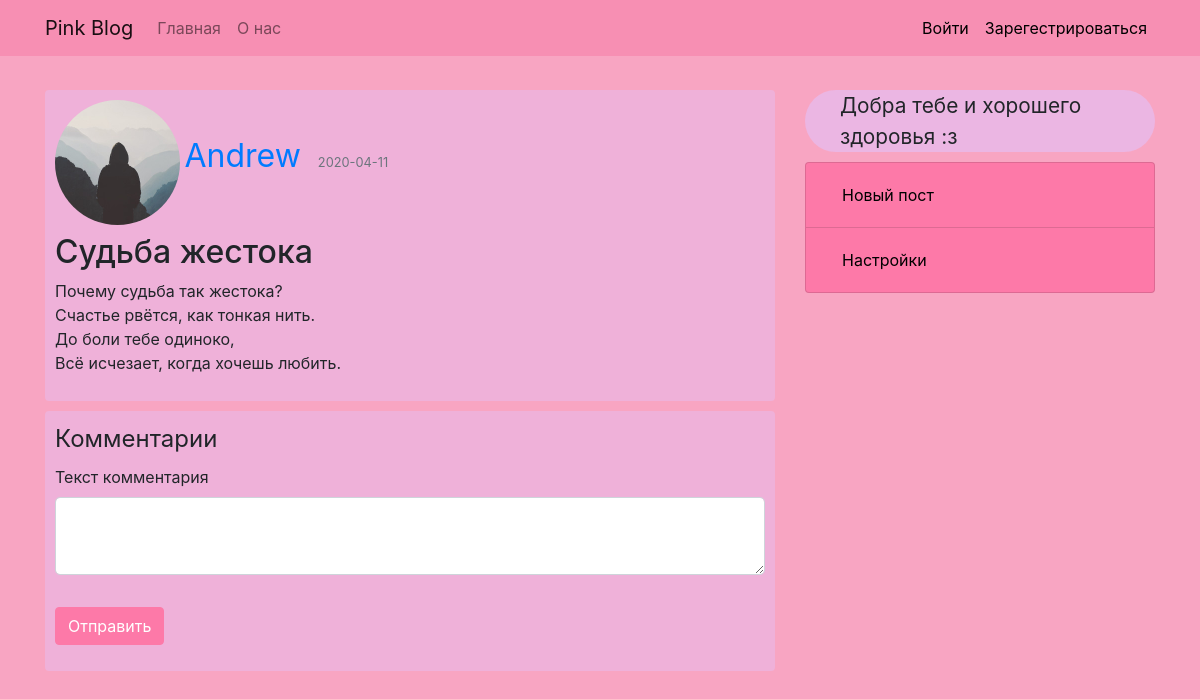
Screenshot of /post/2 with the database file from the repository.
### pinkblog/models.py (models this page shows, shortened)
class User(db.Model, UserMixin):
    id = db.Column(db.Integer, primary_key=True)
    username = db.Column(db.String(20), unique=True, nullable=False)
    email = db.Column(db.String(20), unique=True, nullable=False)
    user_image = db.Column(db.String(20), unique=False, nullable=False, default='default.jpg')
    password = db.Column(db.String(20), unique=False, nullable=False)
    posts = db.relationship('Post', backref='author', lazy=True)
    comments = db.relationship('Comment', backref='author', lazy=True)

class Post(db.Model):
    id = db.Column(db.Integer, primary_key=True)
    title = db.Column(db.String(100), nullable=False)
    date_posted = db.Column(db.DateTime, nullable=False, default=datetime.utcnow())
    content = db.Column(db.Text, nullable=False)
    user_id = db.Column(db.Integer, db.ForeignKey('user.id'), nullable=False)
    comments = db.relationship('Comment', backref='post', lazy=True)

### pinkblog/routes.py (the view)
@app.route("/post/<int:post_id>", methods=['GET', 'POST'])
def post(post_id):
    form = PostCommentForm()
    post = Post.query.get_or_404(post_id)
    if form.validate_on_submit():
        comment = Comment(content=form.content.data, author=current_user, post=post)
        db.session.add(comment)
        db.session.commit()
        return redirect(url_for('post', post_id=post.id))
    return render_template('post.html', form=form, post=post, title=post.title)

### pinkblog/forms.py
class PostCommentForm(FlaskForm):
    content = TextAreaField('Текст комментария', validators=[DataRequired()])
    submit = SubmitField('Отправить')

### pinkblog/templates/post.html (shortened to what this page needs)
{% extends "layout.html" %}
{% block content %}
    <article class="media-content-section">
        <div class="opend-post rounded">
            <div class="media-body mb-2">
                <img class="rounded-circle post-img"
                    src="{{ url_for('static', filename='profile_pics/'+post.author.user_image) }}" />
                <a class="mr-2 post-author" href="{{ url_for('account_info', username=post.author.username) }}">
                    {{ post.author.username }}
                </a>
                <small class="text-muted">{{ post.date_posted.strftime('%Y-%m-%d') }}</small>
            </div>
            <h2>{{ post.title }}</h2>
            <p class="post-content">{{ post.content }}</p>
        </div>
    </article>
    <div class="content-section rounded">
        <form method="POST">
            <fieldset class="form-group">
                <legend>Комментарии</legend>
                <div class="form-group">
                    {{ form.content.label(class="form-control-label") }}
                    {% if form.content.errors %}
                        {{ form.content(class="form-control form-control-lg is-invalid") }}
                        <div class="invalid-feedback">
                            {% for error in form.content.errors %}
                                <span>{{ error }}</span>
                            {% endfor %}
                        </div>
                    {% else %}
                        {{ form.content(class="form-control form-control-lg") }}
                    {% endif %}
                </div>
            </fieldset>
            <div class="form-group">
                {{ form.submit(class="btn btn-info") }}
            </div>
        </form>
    </div>
{% endblock %}

### pinkblog/static/style.css (style rules this page uses)
body { background: #f8a5c2; margin-top: 5rem; }
.content-section { background-color: rgba(235, 184, 230, 0.658); padding: 10px; }
.btn-info { background-color: rgba(253, 121, 168, 1); border-color: rgb(253, 121, 168); }
.opend-post { background-color: rgba(235, 184, 230, 0.658); margin: 10px 0px; padding: 10px; }
.post-author { font-size: 2rem; }
.post-content { white-space: pre-line; }
.post-img { height: 125px; width: 125px; }

### rows the page displays
User: user_image (placeholder picture), author.username "Andrew"
Post: date_posted "2020-04-11", title "Судьба жестока", content "Почему судьба так жестока? Счастье рвётся, как тонкая нить. До боли тебе одиноко, Всё исчезает, когда хочешь любить."
